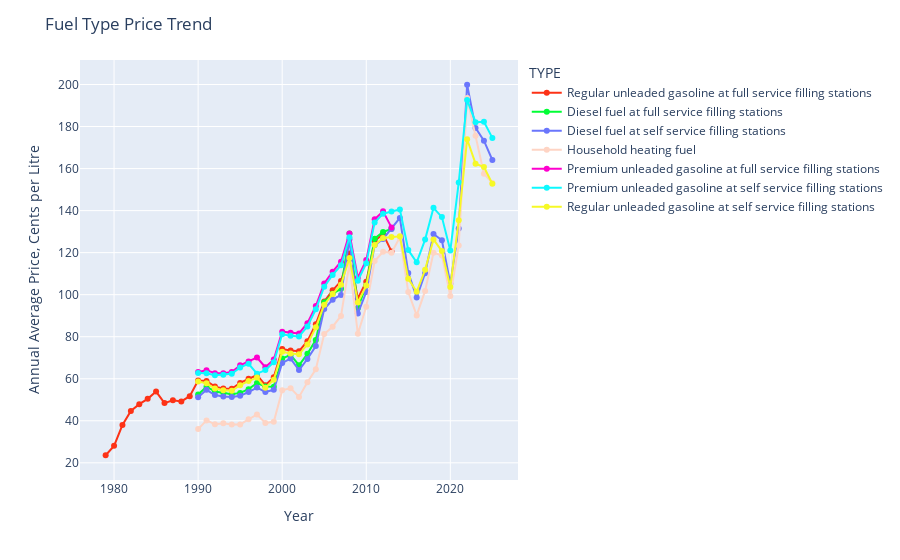

The cell this chart's notebook holds for it:
### Markdown cell above
* use plotly.express or other libraries, to plot the annual average gasoline price, per year, per gasoline type.

### Code cell
type_gas = data.groupby(['Year', 'TYPE'])['VALUE'].mean().reset_index(name ='Type').round(2)
fig = px.line(type_gas,
                   x='Year', y = "Type", 
                   color = "TYPE", color_discrete_sequence=px.colors.qualitative.Light24)
fig.update_traces(mode='markers+lines')
fig.update_layout(
    title="Fuel Type Price Trend",
    xaxis_title="Year",
    yaxis_title="Annual Average Price, Cents per Litre")
fig.show()

### Figure 1 — Plotly figure (JSON) as saved in the notebook; plotly's stock layout.template omitted (floating-point values rounded to 4 significant figures)
{"data": [{"hovertemplate": "TYPE=Regular unleaded gasoline at full service filling stations<br>Year=%{x}<br>Type=%{y}<extra></extra>", "legendgroup": "Regular unleaded gasoline at full service filling stations", "line": {"color": "#FD3216", "dash": "solid"}, "marker": {"symbol": "circle"}, "mode": "markers+lines", "name": "Regular unleaded gasoline at full service filling stations", "orientation": "v", "showlegend": true, "type": "scatter", "x": [1979, 1980, 1981, 1982, 1983, 1984, 1985, 1986, 1987, 1988, 1989, 1990, 1991, 1992, 1993, 1994, 1995, 1996, 1997, 1998, 1999, 2000, 2001, 2002, 2003, 2004, 2005, 2006, 2007, 2008, 2009, 2010, 2011, 2012, 2013], "xaxis": "x", "y": [23.6, 28.07, 38.0, 44.7, 47.9, 50.44, 53.9, 48.41, 49.76, 49.22, 51.7, 59.15, 58.89, 56.26, 55.36, 55.26, 58.02, 59.97, 61.78, 56.91, 60.77, 74.12, 73.44, 73.14, 77.88, 85.98, 96.74, 102.0, 106.5, 119.5, 98.15, 106.2, 125.5, 128.8, 120.6], "yaxis": "y"}, {"hovertemplate": "TYPE=Diesel fuel at full service filling stations<br>Year=%{x}<br>Type=%{y}<extra></extra>", "legendgroup": "Diesel fuel at full service filling stations", "line": {"color": "#00FE35", "dash": "solid"}, "marker": {"symbol": "circle"}, "mode": "markers+lines", "name": "Diesel fuel at full service filling stations", "orientation": "v", "showlegend": true, "type": "scatter", "x": [1990, 1991, 1992, 1993, 1994, 1995, 1996, 1997, 1998, 1999, 2000, 2001, 2002, 2003, 2004, 2005, 2006, 2007, 2008, 2009, 2010, 2011, 2012, 2013], "xaxis": "x", "y": [52.53, 56.22, 53.96, 53.19, 52.59, 53.26, 55.06, 57.95, 56.35, 56.24, 69.67, 71.31, 66.42, 71.85, 78.48, 96.39, 100.5, 102.8, 129.1, 93.7, 104.3, 126.7, 129.8, 131.3], "yaxis": "y"}, {"hovertemplate": "TYPE=Diesel fuel at self service filling stations<br>Year=%{x}<br>Type=%{y}<extra></extra>", "legendgroup": "Diesel fuel at self service filling stations", "line": {"color": "#6A76FC", "dash": "solid"}, "marker": {"symbol": "circle"}, "mode": "markers+lines", "name": "Diesel fuel at self service filling stations", "orientation": "v", "showlegend": true, "type": "scatter", "x": [1990, 1991, 1992, 1993, 1994, 1995, 1996, 1997, 1998, 1999, 2000, 2001, 2002, 2003, 2004, 2005, 2006, 2007, 2008, 2009, 2010, 2011, 2012, 2013, 2014, 2015, 2016, 2017, 2018, 2019, 2020, 2021, 2022, 2023, 2024, 2025], "xaxis": "x", "y": [51.24, 54.71, 52.24, 51.52, 51.28, 51.89, 53.69, 55.81, 53.73, 54.74, 67.54, 69.59, 64.12, 69.39, 75.54, 93.15, 97.63, 99.9, 126.3, 91.04, 101.3, 123.6, 126.5, 131.2, 136.5, 110.4, 98.7, 110.2, 128.9, 125.9, 105.2, 131.5, 199.9, 179.4, 173.3, 164.1], "yaxis": "y"}, {"hovertemplate": "TYPE=Household heating fuel<br>Year=%{x}<br>Type=%{y}<extra></extra>", "legendgroup": "Household heating fuel", "line": {"color": "#FED4C4", "dash": "solid"}, "marker": {"symbol": "circle"}, "mode": "markers+lines", "name": "Household heating fuel", "orientation": "v", "showlegend": true, "type": "scatter", "x": [1990, 1991, 1992, 1993, 1994, 1995, 1996, 1997, 1998, 1999, 2000, 2001, 2002, 2003, 2004, 2005, 2006, 2007, 2008, 2009, 2010, 2011, 2012, 2013, 2014, 2015, 2016, 2017, 2018, 2019, 2020, 2021, 2022, 2023, 2024, 2025], "xaxis": "x", "y": [36.05, 40.18, 38.4, 38.86, 38.21, 38.27, 40.7, 43.0, 38.97, 39.55, 54.47, 55.53, 51.34, 58.36, 64.47, 81.27, 84.76, 89.89, 114.8, 81.38, 94.24, 116.0, 120.4, 119.9, 127.3, 101.2, 90.13, 101.8, 120.0, 118.6, 99.35, 123.3, 193.5, 175.7, 157.5, 153.2], "yaxis": "y"}, {"hovertemplate": "TYPE=Premium unleaded gasoline at full service filling stations<br>Year=%{x}<br>Type=%{y}<extra></extra>", "legendgroup": "Premium unleaded gasoline at full service filling stations", "line": {"color": "#FE00CE", "dash": "solid"}, "marker": {"symbol": "circle"}, "mode": "markers+lines", "name": "Premium unleaded gasoline at full service filling stations", "orientation": "v", "showlegend": true, "type": "scatter", "x": [1990, 1991, 1992, 1993, 1994, 1995, 1996, 1997, 1998, 1999, 2000, 2001, 2002, 2003, 2004, 2005, 2006, 2007, 2008, 2009, 2010, 2011, 2012, 2013], "xaxis": "x", "y": [63.18, 64.08, 62.6, 62.66, 63.22, 66.38, 68.25, 70.07, 65.48, 69.19, 82.39, 81.91, 81.55, 86.45, 94.57, 105.4, 111.0, 115.7, 129.2, 108.1, 116.4, 135.8, 139.6, 132.0], "yaxis": "y"}, {"hovertemplate": "TYPE=Premium unleaded gasoline at self service filling stations<br>Year=%{x}<br>Type=%{y}<extra></extra>", "legendgroup": "Premium unleaded gasoline at self service filling stations", "line": {"color": "#0DF9FF", "dash": "solid"}, "marker": {"symbol": "circle"}, "mode": "markers+lines", "name": "Premium unleaded gasoline at self service filling stations", "orientation": "v", "showlegend": true, "type": "scatter", "x": [1990, 1991, 1992, 1993, 1994, 1995, 1996, 1997, 1998, 1999, 2000, 2001, 2002, 2003, 2004, 2005, 2006, 2007, 2008, 2009, 2010, 2011, 2012, 2013, 2014, 2015, 2016, 2017, 2018, 2019, 2020, 2021, 2022, 2023, 2024, 2025], "xaxis": "x", "y": [62.73, 62.62, 61.68, 61.86, 62.37, 65.4, 67.13, 62.42, 64.12, 67.9, 81.14, 80.43, 80.07, 84.9, 93.04, 103.8, 109.4, 114.0, 127.3, 106.6, 115.0, 134.4, 138.4, 139.5, 140.6, 121.2, 115.4, 126.2, 141.3, 136.9, 121.0, 153.3, 192.6, 182.1, 182.3, 174.6], "yaxis": "y"}, {"hovertemplate": "TYPE=Regular unleaded gasoline at self service filling stations<br>Year=%{x}<br>Type=%{y}<extra></extra>", "legendgroup": "Regular unleaded gasoline at self service filling stations", "line": {"color": "#F6F926", "dash": "solid"}, "marker": {"symbol": "circle"}, "mode": "markers+lines", "name": "Regular unleaded gasoline at self service filling stations", "orientation": "v", "showlegend": true, "type": "scatter", "x": [1990, 1991, 1992, 1993, 1994, 1995, 1996, 1997, 1998, 1999, 2000, 2001, 2002, 2003, 2004, 2005, 2006, 2007, 2008, 2009, 2010, 2011, 2012, 2013, 2014, 2015, 2016, 2017, 2018, 2019, 2020, 2021, 2022, 2023, 2024, 2025], "xaxis": "x", "y": [58.7, 57.8, 55.35, 54.49, 54.27, 56.92, 58.87, 60.55, 55.7, 59.51, 72.83, 72.0, 71.62, 76.27, 84.45, 95.2, 100.3, 104.7, 117.4, 96.27, 104.3, 123.6, 127.0, 127.5, 127.8, 107.6, 101.4, 111.8, 126.3, 120.7, 103.7, 135.4, 173.9, 162.3, 160.7, 152.8], "yaxis": "y"}], "layout": {"autosize": true, "legend": {"title": {"text": "TYPE"}, "tracegroupgap": 0}, "margin": {"t": 60}, "title": {"text": "Fuel Type Price Trend"}, "xaxis": {"anchor": "y", "autorange": true, "domain": [0, 1], "range": [1976.0, 2028.0], "title": {"text": "Year"}, "type": "linear"}, "yaxis": {"anchor": "x", "autorange": true, "domain": [0, 1], "range": [9.951, 213.5], "title": {"text": "Annual Average Price, Cents per Litre"}, "type": "linear"}}}
